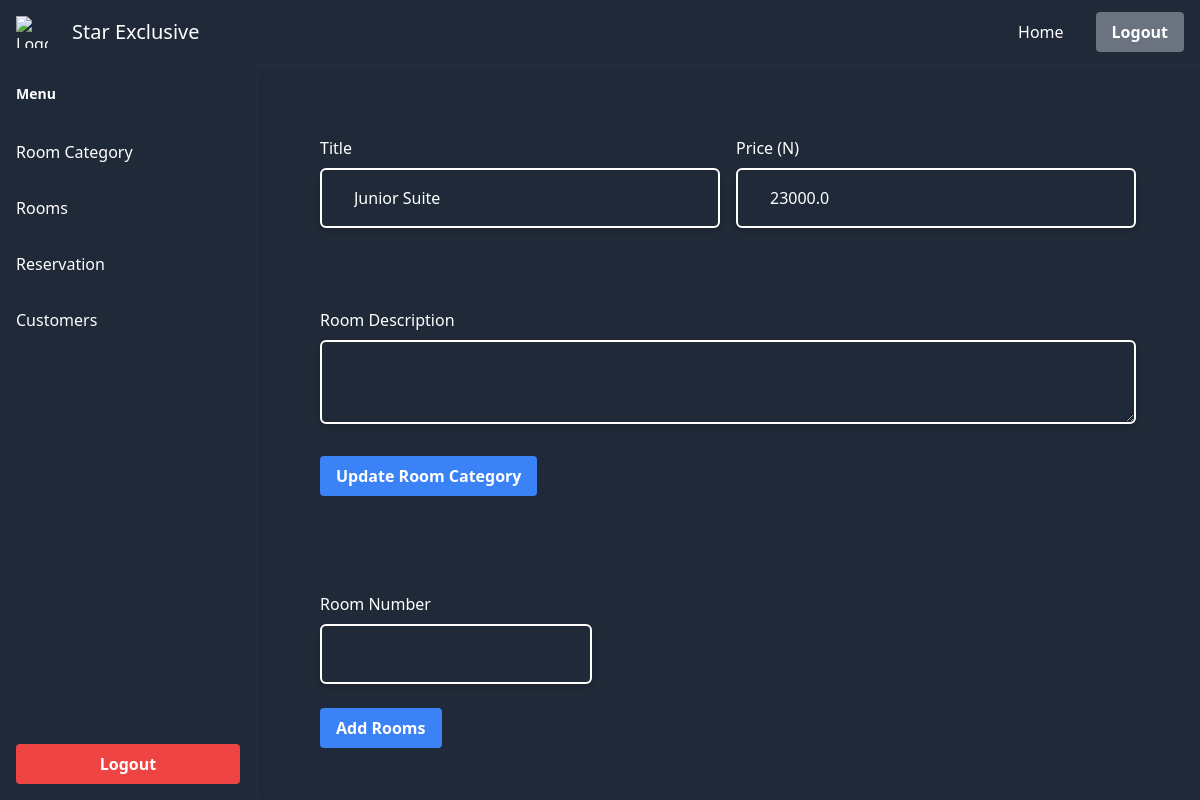
The app's page /categories/2/, older data.
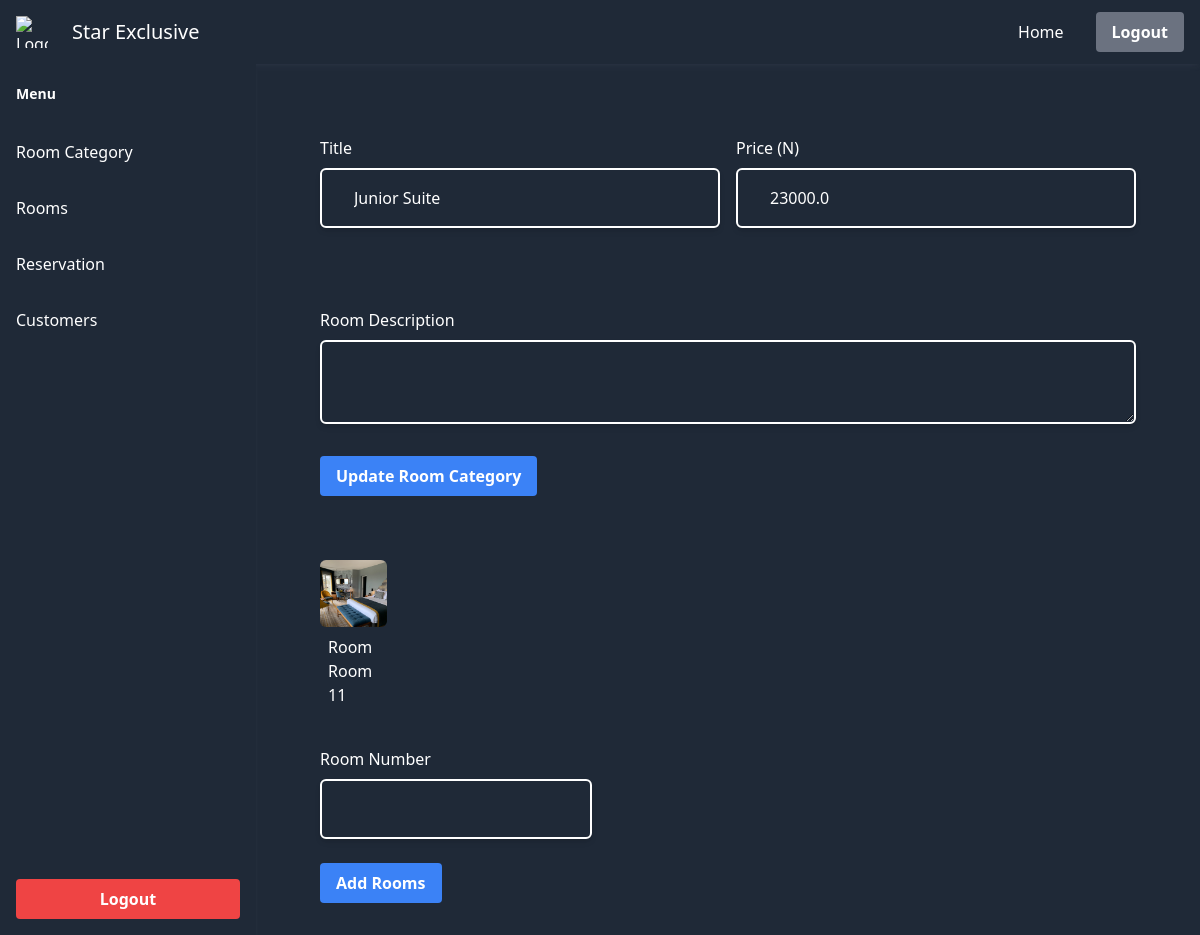
The same page, newer data.
### management/models.py (models this page shows, shortened)
class Room(models.Model):
    number = models.CharField(max_length=14, blank=True)
    category = models.ForeignKey(
        RoomCategory, related_name="rooms", on_delete=models.CASCADE
    )
    description = models.TextField(blank=True, null=True)
    unique = models.BooleanField(default=False)
    addon = models.JSONField(blank=True, default=dict)
    def __str__(self):
        if self.number:
            return f"Room {self.number}"
        return f"Room {self.pk}"

class RoomCategory(models.Model):
    price = models.FloatField()
    title = models.CharField(max_length=255)
    description = models.TextField(blank=True)
    cover = models.FileField(blank=True, upload_to="rooms")

### hsr_admin/views.py (the view, shortened to what this page needs)
# urls.py: path("categories/<int:pk>/", views.view_category, name="view_category"),
def view_category(request: HttpRequest, pk):
    try:
        category = RoomCategory.objects.get(pk=pk)
        return render(
            request,
            "hsr_admin/view_category.html",
            {
                "rooms": category.rooms.all(),
                "category": category,
            },
        )
    except Room.DoesNotExist:
        return redirect("hsr_admin:category_list")

### hsr_admin/custom_filters.py (called while the page is built)
@register.filter
def get(d, key):
    return dict(d).get(key, "")

### hsr_admin/templates/hsr_admin/view_category.html (shortened to what this page needs)
{% extends 'hsr_admin/base.html' %}
{% block body %}
<form action="" method="post">
    <div class="px-6 lg:px-16 flex flex-col space-y-8">
        <div class="flex flex-col lg:flex-row justify-center lg:space-x-4 my-4">
            <div class="flex flex-col w-full">
                <label class="pt-8 mb-2 block" for="">Title</label>
                <input
                    class="bg-transparent border-white w-full shadow-md px-8 py-4 outline-none border-2 border-black/40 rounded-md hover:border-indigo-600"
                     name="title" value="{{category.title}}" />
            </div>
            <div class="flex flex-col w-full">
                <label class="pt-8 mb-2 block" for="">Price (N)</label>
                <input
                    class="bg-transparent border-white w-full shadow-md px-8 py-4 outline-none border-2 border-black/40 rounded-md hover:border-indigo-600"
                     name="price" type="number" value="{{category.price}}" />
            </div>
        </div>
        <div class="flex flex-col">
            <label class="pt-8 mb-2 block" for="">Room Description</label>
            <textarea
            class="bg-transparent border-white w-full shadow-md px-8 py-4 outline-none border-2 border-black/40 rounded-md hover:border-indigo-600"
            name="description">
        {{category.description}}
    </textarea>
        </div>
        <div class="mb-6 block">
            <button class="bg-blue-500 hover:bg-blue-600 text-white font-semibold py-2 px-4 rounded">
                Update Room Category
            </button>
        </div>
    </div>
</form>
<div
  class="pt-16 px-4 lg:px-16 grid grid-cols-3 md:grid-cols-6 lg:grid-cols-10 gap-4"
>
  {% for room in rooms %}
  <a
  href="{% url 'hsr_admin:view_room' room.pk %}"
    room-id="{{room.id}}"
    room-category="{{room.category.id}}"
    class="room_item w-full {{colors|get:room.category.pk}} rounded-md"
  >
    <div
      class="relative overflow-hidden w-full aspect-square flex items-end justify-center py-4 px-1 rounded-md"
    >
      <img
        src="{{room.category.cover.url}}"
        class="absolute top-0 left-0 h-full w-full object-cover"
        alt=""
      />
    </div>
    <span class="block p-2">{{room}}</span>
</a>
  {% endfor %}
</div>
<form action="" method="PUT">
    <div class="flex flex-col space-y-6 p-8 lg:px-16">
        <div class="flex flex-col w-full lg:w-1/3">
            <label class="mb-2 block" for="">Room Number</label>
            <input
                class="bg-transparent border-white w-full shadow-md px-8 py-4 outline-none border-2 border-black/40 rounded-md hover:border-indigo-600"
                 name="count" />
        </div>
        <div class=" block shrink-0">
            <button class="bg-blue-500 hover:bg-blue-600 text-white font-semibold py-2 px-4 rounded">
                Add Rooms
            </button>
        </div>
    </div>
</form>
{% endblock body %}

Row changes from the older to the newer data that the page shows:
added Room: category.cover (picture), number "Room Room 11"
